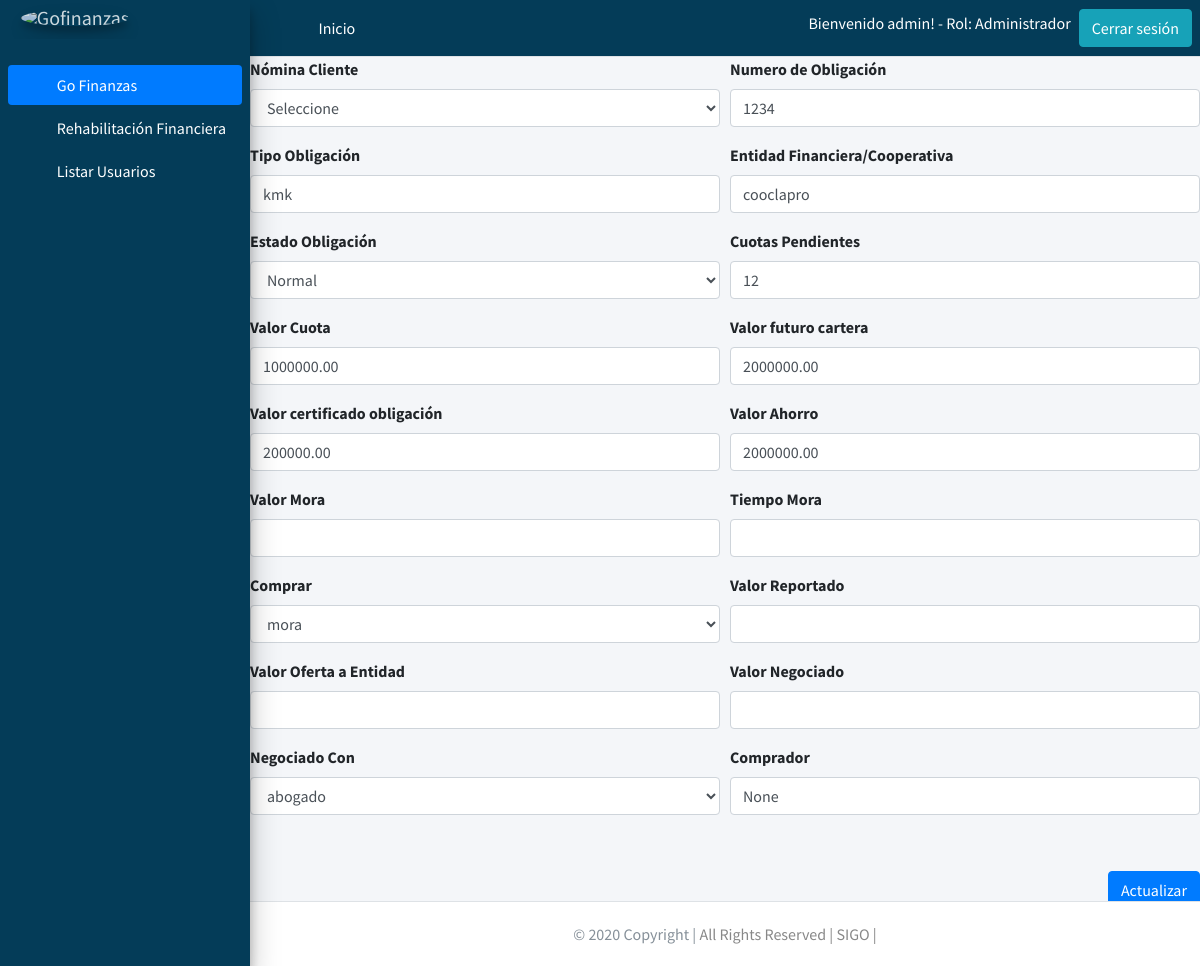
Screenshot of /editarobligacion/1/ (signed in) with the database file from the repository.
### users/models.py (models this page shows, shortened)
class Profile(models.Model):
    user = models.OneToOneField(User, on_delete=models.PROTECT)
    rol = models.ForeignKey(Rol, on_delete=models.PROTECT)
    class Meta:
        permissions = (("registrarusuarios", "registrarusuarios"),)

class Rol(models.Model):
    descripcion = models.CharField(max_length=30)

### gestionfinanciera/models.py (models this page shows, shortened)
class Financial_Obligation(models.Model):
    Payroll = models.CharField(max_length=100, null=False,blank=True)
    Obligation_Number = models.CharField(max_length=20, null=False,blank=True)
    Type = models.CharField(max_length=20, null=False,blank=True)
    Entity_Cooperative = models.CharField(max_length=20, null=False,blank=True)
    State = models.CharField(max_length=20, null=False,blank=True)
    Outstanding_Fees = models.IntegerField(null=False,blank=True)
    Quota_Value = models.DecimalField(max_digits=20, decimal_places=2,blank=True, null=True)
    Future_Value_Portfolio = models.DecimalField(max_digits=20, decimal_places=2,blank=True, null=True)
    Certified_Value_Obligation = models.DecimalField(max_digits=20, decimal_places=2,blank=True, null=True)
    Saving_Value = models.DecimalField(max_digits=20, decimal_places=2,blank=True, null=True)
    Buyer = models.CharField(max_length=20,blank=True, null=True)
    Default_Value = models.DecimalField(max_digits=20, decimal_places=2,blank=True, null=True)
    Default_Time = models.DecimalField(max_digits=20, decimal_places=2,blank=True, null=True)
    Buy_Mora_Portfolio = models.CharField(max_length=20,blank=True, null=True)
    Reported_Value = models.DecimalField(max_digits=20, decimal_places=2,blank=True, null=True)
    Offer_Value_To_Entity = models.DecimalField(max_digits=20, decimal_places=2,blank=True, null=True)
    Negotiated_Value = models.DecimalField(max_digits=20, decimal_places=2,blank=True, null=True)
    Negotiated_With = models.CharField(max_length=20, null=True,blank=True)
    Fk_Management_Type = models.ForeignKey(Management_Type, null=True, on_delete = models.CASCADE,blank=True) # se crea una llave foranea llamando al modelo

### gestionfinanciera/views.py (the view, shortened to what this page needs)
# urls.py: path('editarobligacion/<int:pk>/', views.FinancialObligationUpdate.as_view(), name="editarobligacion"), # ruta para Obligaciones una refferencia del cliente
class FinancialObligationUpdate(UpdateView):
    model = Financial_Obligation
    template_name = 'gestionfinanciera/obligation/financial_obligation_edit.html'
    fields = ['Obligation_Number', 'Type', 'Entity_Cooperative',
    'State','Outstanding_Fees','Quota_Value','Future_Value_Portfolio',
    'Certified_Value_Obligation','Saving_Value','Buyer','Default_Value',
    'Default_Time','Buy_Mora_Portfolio','Reported_Value','Offer_Value_To_Entity',
    'Negotiated_Value','Negotiated_With','Fk_Management_Type']
    def get_context_data(self,**kwargs):
        context = super(FinancialObligationUpdate,self).get_context_data(**kwargs)
        context['Financial_Obligation'] = Financial_Obligation.objects.filter(Fk_Management_Type=self.kwargs['pk'])
        context['management_typeId'] = self.kwargs['pk']
        return context

### Templates/gestionfinanciera/obligation/financial_obligation_edit.html (shortened to what this page needs)
{% extends 'base/base.html' %}
{% block content %}
<form action="{%url 'editarobligacion' management_typeId %}" method="post">
  <div class="form-row">
    <div class="form-group col-md-6">
      <label>Nómina Cliente</label>
        <select class="form-control" name="Payroll" id="Payroll" >
          <option value="" disabled selected>Seleccione</option>
        </select>
    </div>
    <div class="form-group col-md-6">
      <label for="Obligation_Number">Numero de Obligación</label>
      <input type="text" class="form-control" id="Obligation_Number" name="Obligation_Number" value="{{financial_obligation.Obligation_Number}}">
    </div>
    <div class="form-group col-md-6">
      <label for="Type">Tipo Obligación</label>
      <input type="text" class="form-control" id="Type" name="Type" value="{{financial_obligation.Type}}">
    </div>
    <div class="form-group col-md-6">
      <label for="Entity_Cooperative">Entidad Financiera/Cooperativa</label>
      <input type="text" class="form-control" id="Entity_Cooperative" name="Entity_Cooperative" value="{{financial_obligation.Entity_Cooperative}}">
    </div>
  <div class="form-group col-md-6">
    <label>Estado Obligación</label>
      <select class="form-control" name="State" id="State" value="{{financial_obligation.State}}">
        <option value="{{financial_obligation.State}}">{{financial_obligation.State}}</option>
      </select>
  </div>
  <div class="form-group col-md-6">
    <label for="Outstanding_Fees">Cuotas Pendientes</label>
    <input type="number" class="form-control" id="Outstanding_Fees" name="Outstanding_Fees" value="{{financial_obligation.Outstanding_Fees}}">
  </div>
  <div class="form-group col-md-6">
    <label for="Quota_Value">Valor Cuota</label>
    <input type="number" class="form-control" id="Quota_Value" name="Quota_Value" value="{{financial_obligation.Quota_Value}}">
  </div>
  <div class="form-group col-md-6">
    <label for="Future_Value_Portfolio">Valor futuro cartera</label>
    <input type="number" class="form-control" id="Future_Value_Portfolio" name="Future_Value_Portfolio" value="{{financial_obligation.Future_Value_Portfolio}}">
  </div>
  <div class="form-group col-md-6">
    <label for="Certified_Value_Obligation">Valor certificado obligación</label>
    <input type="number" class="form-control" id="Certified_Value_Obligation" name="Certified_Value_Obligation" value="{{financial_obligation.Certified_Value_Obligation}}">
  </div>
  <div class="form-group col-md-6">
    <label for="Saving_Value">Valor Ahorro</label>
    <input type="number" class="form-control" id="Saving_Value" name="Saving_Value" value="{{financial_obligation.Saving_Value}}">
  </div>
  <div class="form-group col-md-6">
    <label for="Default_Value">Valor Mora</label>
    <input type="number" class="form-control" id="Default_Value" name="Default_Value" value="{{financial_obligation.Default_Value}}">
  </div>
  <div class="form-group col-md-6">
    <label for="Default_Time">Tiempo Mora</label>
    <input type="number" class="form-control" id="Default_Time" name="Default_Time" value="{{financial_obligation.Default_Time}}">
  </div>
  <div class="form-group col-md-6">
    <label>Comprar</label>
      <select class="form-control" name="Buy_Mora_Portfolio" id="Buy_Mora_Portfolio" value="{{financial_obligation.Buy_Mora_Portfolio}}">
        <option value="{{financial_obligation.Buy_Mora_Portfolio}}">{{financial_obligation.Buy_Mora_Portfolio}}</option>
      </select>
  </div>
  <div class="form-group col-md-6">
    <label for="Reported_Value">Valor Reportado</label>
    <input type="number" class="form-control" id="Reported_Value" name="Reported_Value" value="{{financial_obligation.Reported_Value}}">
  </div>
  <div class="form-group col-md-6">
    <label for="Offer_Value_To_Entity">Valor Oferta a Entidad</label>
    <input type="number" class="form-control" id="Offer_Value_To_Entity" name="Offer_Value_To_Entity" value="{{financial_obligation.Offer_Value_To_Entity}}">
  </div>
  <div class="form-group col-md-6">
    <label for="Negotiated_Value">Valor Negociado</label>
    <input type="number" class="form-control" id="Negotiated_Value" name="Negotiated_Value" value="{{financial_obligation.Negotiated_Value}}">
  </div>
  <div class="form-group col-md-6">
    <label>Negociado Con</label>
      <select class="form-control" name="Negotiated_With" id="Negotiated_With" value="{{financial_obligation.Negotiated_With}}">
        <option value="{{financial_obligation.Negotiated_With}}">{{financial_obligation.Negotiated_With}}</option>
      </select>
  </div>
  <div class="form-group col-md-6">
    <label for="Buyer">Comprador</label>
    <input type="text" class="form-control" id="Buyer" name="Buyer" value="{{financial_obligation.Buyer}}">
  </div>
  <div class="form-group col-md-6">
  </div>
  <div class="form-group col-md-6">
  </div>
</div>
  <div style="text-align: right">
    <button type="submit" class="btn btn-primary">Actualizar</button>
  </div>
</form>
{% endblock %}

### Templates/base/base.html (shortened to what this page needs)
{% load static %}
<!DOCTYPE html>
<html lang="en">
<head>
  <link rel="stylesheet" href="{% static 'plugins/fontawesome-free/css/all.min.css' %}">
  <link rel="stylesheet" href="{% static 'plugins/overlayScrollbars/css/OverlayScrollbars.min.css' %} ">
  <link rel="stylesheet" href="{% static 'dist/css/adminlte.min.css' %} ">
</head>
<body class="hold-transition sidebar-mini layout-fixed layout-navbar-fixed layout-footer-fixed">
<div class="wrapper">
  <nav class="main-header navbar navbar-expand navbar-white navbar-light" style="background-color:#043c58 ;">
    <ul class="navbar-nav  mr-auto">
      <li class="nav-item">
        <a class="nav-link" data-widget="pushmenu" href="#" role="button"><i class="fas fa-bars"></i></a>
      </li>
      <li class="nav-item d-none d-sm-inline-block">
        {% if user.is_authenticated %}
          <a href="{% url 'listarcliente' %}" class="nav-link" style="color:white;">Inicio</a>
        {% else %}
        <a href="{% url 'index' %}" class="nav-link" style="color:white;">Inicio</a>
        {% endif %}
      </li>
    </ul>
        {% if user.is_authenticated %}
          <h6 class="ml-5" style="color:white;">Bienvenido {{ user.username }}! - Rol: {{ user.profile.rol.descripcion }}</h6>
          <a style="text-align: right" href="{% url 'logout' %}" class="btn btn-info ml-2">Cerrar sesión</a>
        {% else %}
          <a href="{% url 'login' %}" class="btn btn-danger ml-2">Iniciar Sesión</a>
        {% endif %}
    </nav>
  <aside class="main-sidebar sidebar-primary elevation-4" style="background-color:#043c58 ;">
    {% if user.is_authenticated %}
    <a href="{% url 'listarcliente' %}" class="brand-link">
      <img src="{% static 'dist/img/SIGO.png' %}" alt="Gofinanzas" class="brand-image img-circle elevation-3"
           style="opacity: .8">
    </a>
    {% else %}
    <a href="{% url 'index' %}" class="brand-link">
      <img src="{% static 'dist/img/SIGO.png' %}" alt="Gofinanzas" class="brand-image img-circle elevation-3"
           style="opacity: .8">
      <span class="brand-text font-weight-light">Go Finanzas</span>
    </a>
    {% endif %}
    <div class="sidebar">
      <nav class="mt-2">
        <ul class="nav nav-pills nav-sidebar flex-column" data-widget="treeview" role="menu" data-accordion="false">
          <li class="nav-item has-treeview menu-open">
            {% if user.is_authenticated %}
            <a href="" class="nav-link active">
              <i class="nav-icon fas fa-tachometer-alt"></i>
              <p style="color:white;">
                Go Finanzas
                <i class="right fas fa-angle-left"></i>
              </p>
            </a>
            <ul class="nav nav-treeview">
              <li class="nav-item">
                <a href="{% url 'listarcliente' %}" class="nav-link">
                  <i class="far fa-circle nav-icon"></i>
                  <p style="color:white;">Rehabilitación Financiera</p>
                </a>
              </li>
              {% if user.profile.rol.id == 2 %}
                <li class="nav-item">
                  <a href="{% url 'users:userslist' %}" class="nav-link">
                    <i class="far fa-circle nav-icon"></i>
                    <p style="color:white;">Listar Usuarios</p>
                  </a>
                </li>
              {% endif %}
            </ul>
            {% endif %}
          </li>
      </nav>
    </div>
  </aside>
  <div class="content-wrapper">
    {% block content %}{% endblock %}
  </div>
  <footer class="main-footer">
    <div class="footer-copyright text-center py-1">© 2020 Copyright |
      <a style="color: #888888">All Rights Reserved | SIGO |</a>
    </div>
  </footer>
</div>
</body>
</html>

### rows the page displays
Financial_Obligation: Obligation_Number "1234", Type "kmk", Entity_Cooperative "cooclapro", State "Normal", Outstanding_Fees "12", Quota_Value "1000000.00", Future_Value_Portfolio "2000000.00", Certified_Value_Obligation "200000.00", Saving_Value "2000000.00", Buy_Mora_Portfolio "mora", Negotiated_With "abogado", Buyer "None"

### other values shown
{{ user.username }} "admin"
{{ user.profile.rol.descripcion }} "Administrador"
